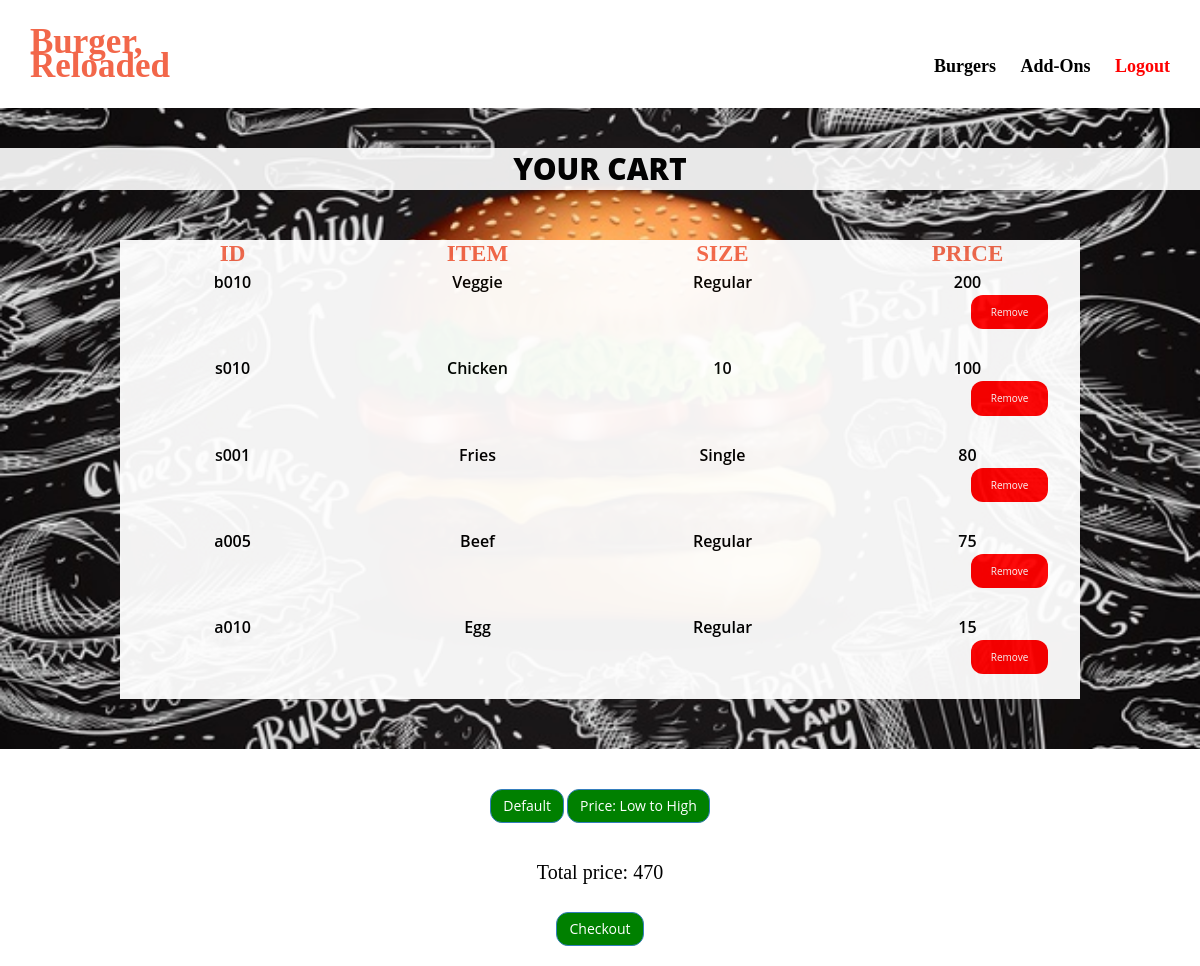
Page /View/customer_cart_sorted_desc.php on the committed database.
### tables this page shows
CREATE TABLE `cart` (
  `Id` varchar(10) NOT NULL,
  `Item` varchar(100) NOT NULL,
  `Size` varchar(13) NOT NULL,
  `Price` int(10) NOT NULL
);

### View/customer_cart_sorted_desc.php (the view, shortened to what this page needs)
<html lang="en">
  <head>
      <link href="css/bootstrap.min.css" rel="stylesheet"/>
      <link href="css/font-awesome.min.css" rel="stylesheet"/>
      <link href="css/animate.min.css" rel="stylesheet"/>
      <link href="css/main.css" rel="stylesheet"/>
  </head>
  <body>
	<section id="header">
		<div class="row">
			<div class="col-md-2" style="font-size: 35px;color:#F2674A; font-family: Times New Roman;"> <a href ="../Controller/customer_home.php">Burger, </br>Reloaded </a></div>
			<div class="col-md-10" style="text-align: right"> <br>
				<a href="customer_burgers.php" style="margin-left: 20px;"> Burgers </a>
				<a href="customer_addons.php" style="margin-left: 20px;"> Add-Ons  </a>
				<a href="../Controller/customer_login.php" style="margin-left: 20px; color: red"> Logout  </a>
			</div>
		</div>
	</section>
	<section id = "section1">
		<div class="title" style="color: black;background:white; opacity:90%;"> Your Cart </div>
		<div style="color: black; margin-left:10%; margin-right:10%; margin-top:50px; margin-bottom:50px;text-align:center;background:white; opacity:95%;">
			<div class="row" style="padding:5px;">
				<div class="col-md-3" style="font-size:23px; color: #F2674A;font-family: Verdana;">   ID </div>
				<div class="col-md-3"style="font-size:23px; color: #F2674A;font-family: Verdana;">  ITEM </div>
				<div class="col-md-3"style="font-size:23px; color: #F2674A;font-family: Verdana;">  SIZE </div>
				<div class="col-md-3"style="font-size:23px; color: #F2674A;font-family: Verdana;">  PRICE </div>
			</div>
			<?php
			require_once("../Model/DBconnect.php");
			$sql = "SELECT * FROM cart ORDER BY Price desc";
			$result = mysqli_query($conn, $sql);
			if(mysqli_num_rows($result) > 0){
				while($row = mysqli_fetch_array($result)){
			?>
			<div class="row" style="padding:5px;">
				<div class="col-md-3">  <?php echo $row[0]; ?> </div>
				<div class="col-md-3">  <?php echo $row[1]; ?> </div>
				<div class="col-md-3">  <?php echo $row[2] ?>
				</div>
				<div class="col-md-3">  <?php echo $row[3] ?>
				<form action="../Model/customer_remove_from_cart_backend.php" method="POST">
				<input type="submit" button type="button" class="btn btn-primary" style="background-color:red; font-size:10px; border-radius:12px;"
				name="submit" value="Remove"></button></form>
				</div>
			</div>
			<?php
				}
			}
			?>
		</div>
	</section>
	<section id="footer">
	<div class="border border-light p-3 mb-4">
		<div class="text-center">
		  <button type="button" class="btn btn-primary" style="background-color:green;border-radius: 12px;"> <a href="customer_cart.php">
			  Default</a></button>
			  <button type="button" class="btn btn-primary" style="background-color:green;border-radius: 12px;"> <a href="customer_cart_sorted_asc.php">
			  Price: Low to High</a></button>
		</div>
	  </div></br></br></br>
        <div class="border border-light p-3 mb-4">
          <div class="text-center">
		  <label style = "font-weight : normal ; font-family : Noto ; font-size: 20px">Total price:
		  <?php
			require_once("../Model/DBconnect.php");
			$result = mysqli_query($conn, 'SELECT SUM(Price) AS value_sum FROM cart');
			$row = mysqli_fetch_assoc($result);
			$sum = $row['value_sum'];
			echo $sum;
			?>
			</label></br></br></br>
            <button type="button" class="btn btn-primary" style="background-color:green;border-radius: 12px;"> <a href="../Controller/customer_checkout.php">Checkout</a></button>
          </div>
        </div>
	</section>
  </body>
</html>

### View/css/main.css (style rules this page uses)
#header { background-color: rgb(255, 255, 255); color: black; font: 600 18px/24px Times New Roman; padding: 30px; padding-top: 30px; }
#section1 { background-image: url("../img/bg1.jpg"); background-color: rgba(40,57,101,.5); background-position: center; background-size: cover; background-repeat:no-repeat; position: relative; overflow: hidden; }
.title { width: 100%; padding: 12px 20px; margin-top: 40px; text-align:center; text-transform: Uppercase; font-weight: 800; font-size: 30px; }
#footer { background-color: #FFF; color: black; font: 600 12px/14px 'Open Sans',sans-serif; padding: 20px; padding-top: 40px; }
body { margin:0; color:#6a6f8c; font:600 16px/18px 'Open Sans',sans-serif; }
*,:after,:before { box-sizing:border-box }
a { color:inherit;text-decoration:none }
input[type=submit] { background-color: black; border: none; border-radius: 50px; color: white; padding: 10px 20px; text-decoration: none; margin: 4px 2px; cursor: pointer; margin-left: 40%; }

### rows in the picture
cart: Id "b010", Item "Veggie", Size "Regular", Price "200"
cart: Id "s010", Item "Chicken", Size "10", Price "100"
cart: Id "s001", Item "Fries", Size "Single", Price "80"
cart: Id "a005", Item "Beef", Size "Regular", Price "75"
cart: Id "a010", Item "Egg", Size "Regular", Price "15"

### other values in the picture
$sum "470"
